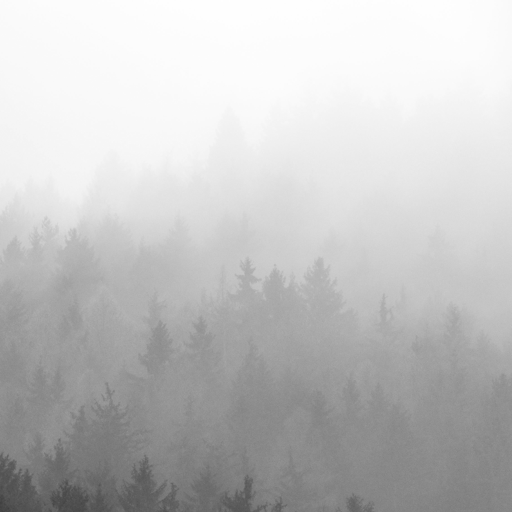
#> input picture Assignment2/Images/hazy.png, 512 x 512 px
$ python solution2.py
#> lines starting #> are read from the running program, lines starting #| are printed output that depends on the picture
### Assignment2/utils.py
import os
import typing

import cv2
import matplotlib.pyplot as plt
import numpy as np
import numpy.typing as npt
from scipy.ndimage import convolve

result_folder = 'result'
problem1_image_path = 'Images/ECE.png'
problem2_image_path = 'Images/hazy.png'
problem3_image_path = 'Images/box.png'
problem4_image_path = 'Images/study.png'


def get_histogram_data_from_image(img_data: npt.NDArray[typing.Any], as_dict: bool = False) -> typing.List:
    histogram_data = [0] * 256
    for row_index in range(img_data.shape[0]):
        for col_index in range(img_data.shape[1]):
            histogram_data[img_data[row_index][col_index]] += 1
    if as_dict:
        return dict(zip(np.arange(256), histogram_data))
    return histogram_data


def get_normalized_data(histogram_data: npt.NDArray[typing.Any], num_of_rows: int, num_of_cols: int) -> npt.NDArray[typing.Any]:
    cummulative_data = np.cumsum(histogram_data)
    max_value = num_of_rows * num_of_cols
    min_value = np.min(histogram_data[np.nonzero(histogram_data)])
    normalized_data = (cummulative_data - min_value) / (max_value - min_value)
    normalized_data[normalized_data < 0] = 0
    return normalized_data


# [29 lines left out: functions plot_cummulative_histogram, plot_cummulative_histogram_wrapper, plot_error_distriubtion, not called in this run]


def histogram_equalization(normalized_data: npt.NDArray[typing.Any]) -> npt.NDArray[typing.Any]:
    cummulative_data = np.round(normalized_data * 255)
    cummulative_data = cummulative_data.astype(np.uint8)
    return cummulative_data


def mean_square_error_value(actual_data: npt.NDArray[typing.Any], predicted_data: npt.NDArray[typing.Any]) -> float:
    return np.mean(np.power(actual_data - predicted_data, 2))


def get_gamma_transform_image(image_data: npt.NDArray[typing.Any], gamma_value: float) -> npt.NDArray[typing.Any]:
    return np.array(255 * (image_data / 255) ** gamma_value, dtype=np.int64)


def optimal_gamma_correction(img_data: npt.NDArray[typing.Any], hist_eq_img_data: npt.NDArray[typing.Any]) -> float:
    error_values = []
    for gamma_value in np.arange(0.1, 5.1, 0.1):
        gamma_transformed_image = get_gamma_transform_image(
            img_data, gamma_value)
        mse_error = mean_square_error_value(
            hist_eq_img_data, gamma_transformed_image)
        error_values.append(mse_error)
    # result_img_path = os.path.join(result_folder, '2_gamma_mse_dist.png')
    # plot_error_distriubtion(np.arange(0.1, 5.1, 0.1), error_values,
    #                         'Gamma Value', 'MSE Value', 'MSE Error Distriubtion', result_img_path)
    return (np.argmin(error_values) + 1) / 10


def get_filter(size: int) -> npt.NDArray[typing.Any]:
    return np.ones((size, size)) / (size ** 2)


def get_blur_image(image_data: npt.NDArray[typing.Any], filter_size: int) -> npt.NDArray[typing.Any]:
    filter_data = get_filter(filter_size)
    return convolve(image_data, filter_data, mode='reflect', cval=0.0)


# [87 lines left out: functions generate_plot_data, generate_blur_image_data, generate_high_boost_image, rotate_image, not called in this run]


# [104 lines of commented-out code are left out]

### Assignment2/solution2.py
import os

import cv2
import numpy as np
from utils import (get_gamma_transform_image, get_histogram_data_from_image,
                   get_normalized_data, histogram_equalization,
                   optimal_gamma_correction, result_folder)


def solution(path_to_image: str) -> int:

#> called with path_to_image = 'Images/hazy.png'
    img = cv2.imread(path_to_image)
#> img is the input picture: shape (512, 512, 3); min 64, max 255, mean 194.9
    if img.shape[2] == 3:
        gray_img = cv2.cvtColor(img, cv2.COLOR_BGR2GRAY)

    hist_data = np.array(get_histogram_data_from_image(gray_img))
#> hist_data = 256 values, max 15602 at index 252, min 0 at index 0, mean 1024
    normalized_data = get_normalized_data(
        hist_data, gray_img.shape[0], gray_img.shape[1])
#> in get_normalized_data, `cummulative_data = np.cumsum(histogram_data)`: cummulative_data = 256 values from 0 to 262144
#> in get_normalized_data, `min_value = np.min(histogram_data[np.nonzero(histogram_data)])`: min_value = 1
#> in get_normalized_data, `normalized_data = (cummulative_data - min_value) / (max_value - min_va..`: normalized_data = 256 values from -3.81e-06 to 1
#> normalized_data = 256 values from 0 to 1
    equalized_histogram_data = histogram_equalization(
        normalized_data)
#> in histogram_equalization, `cummulative_data = np.round(normalized_data * 255)`: cummulative_data = 256 values from 0 to 255
#> equalized_histogram_data = 256 values from 0 to 255
    # result_file_path = os.path.join(result_folder, '2_gray_hist_cdf.png')
    # plot_cummulative_histogram_wrapper(
    #     gray_img, f'Histogram data for {path_to_image}', result_file_path)

    new_gray_img = equalized_histogram_data[gray_img]
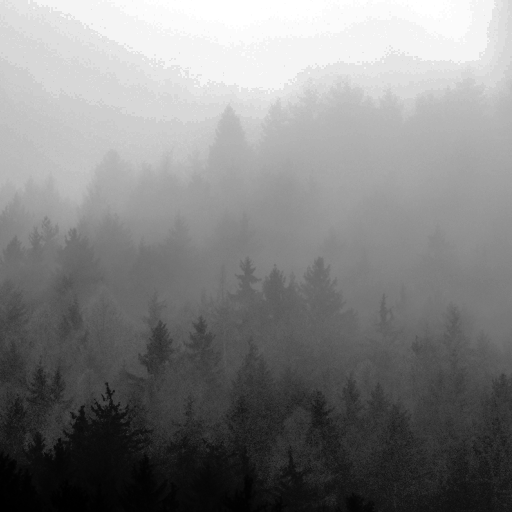
#> new_gray_img: shape (512, 512); min 0, max 255, mean 129.1
    # result_file1_path = os.path.join(result_folder, '2_hist_eq_cdf.png')
    # plot_cummulative_histogram_wrapper(
    #     new_gray_img, f'Histogram Equalization data for {path_to_image}', result_file1_path)

    hist_path = os.path.join(result_folder,
                             '2_hist_equalized_img.png')
    cv2.imwrite(hist_path, new_gray_img)

    gamma_value = optimal_gamma_correction(gray_img, new_gray_img)
#> the loop in optimal_gamma_correction, `for gamma_value in np.arange(0.1, 5.1, 0.1):` made 50 passes
#> mse_error on passes 1 to 12: 18570.5, 16181.8, 14084.4, 12246.4, 10627, 9221.7, 7985.7, 6898.7, 5946.9, 5185.7, 4394.8, 3761
#> pass 1, in optimal_gamma_correction, `gamma_transformed_image = get_gamma_transform_image( img_data, gamma_v..`:
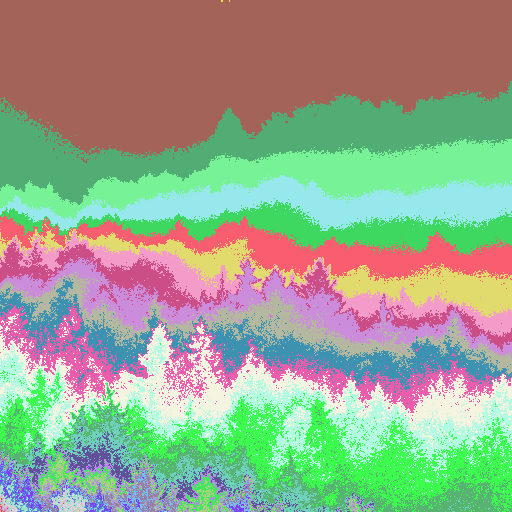
#> gamma_transformed_image: shape (512, 512) int64; 34 distinct labels, from 222 to 255; one colour per label, 0 black
#> pass 2, in optimal_gamma_correction, `gamma_transformed_image = get_gamma_transform_image( img_data, gamma_v..`:
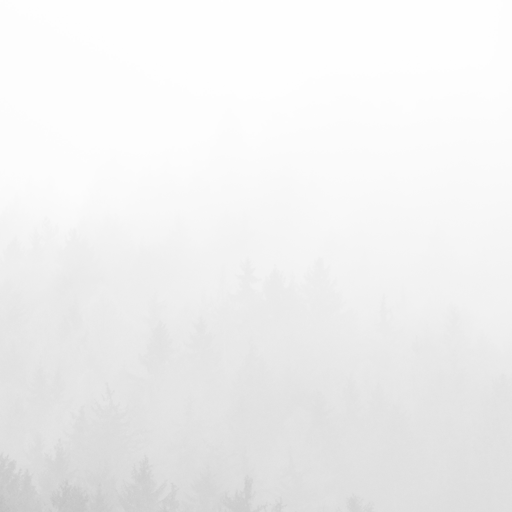
#> gamma_transformed_image: shape (512, 512) int64; min 193, max 255, mean 239.9
#> after the loop in optimal_gamma_correction, `for gamma_value in np.arange(0.1, 5.1, 0.1):`: error_values = 50 values, max 18570.5 at index 0, min 285.3 at index 29, mean 2975.5
#> gamma_value = 3
    gamma_transformed_image = get_gamma_transform_image(gray_img, gamma_value)
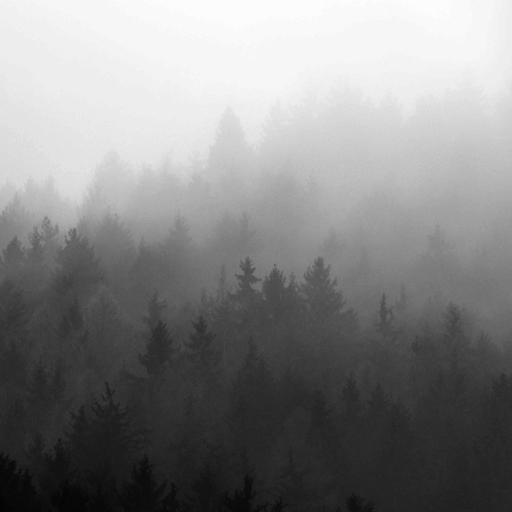
#> gamma_transformed_image: shape (512, 512) int64; min 4, max 255, mean 133.6

    # result_file2_path = os.path.join(result_folder, '2_gamma_cdf.png')
    # plot_cummulative_histogram_wrapper(
    #     gamma_transformed_image, f'Gamma Transform data for {path_to_image}', result_file2_path)

    gamma_transform_path = os.path.join(result_folder,
                                        '2_gamma_transform_image.png')

    print('Problem-2 Solution :- ')
    print(
        f'\tHistogram Equalized Image can be found at (wrt current dir) :- {hist_path}')
    print(
        f'\tGamma Transformed Image can be found at (wrt current dir) :- {gamma_transform_path}\n')
    cv2.imwrite(gamma_transform_path, gamma_transformed_image)


if __name__ == '__main__':
    from utils import problem2_image_path
    os.makedirs(result_folder, exist_ok=True)
    solution(problem2_image_path)
